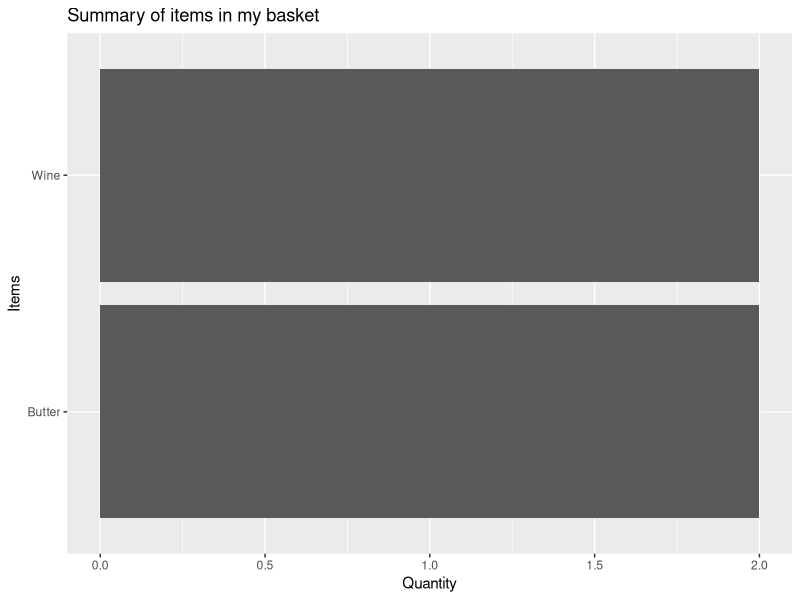

Here is the R script that generated this plot:
############# chapter 1
############# https://learn.datacamp.com/courses/market-basket-analysis-in-r
ipak <- function(pkg){
  new.pkg <- pkg[!(pkg %in% installed.packages()[, "Package"])]
  if (length(new.pkg))
    install.packages(new.pkg, dependencies = TRUE)
  try(sapply(pkg, require, character.only = TRUE), silent = TRUE)
}
packages <- c("dplyr","tidyr","ggplot2")
ipak(packages)
# Market basket introduction
# chapter 1: introduction to market basket analysis
# chapter 2: metrics and techniques in market basket analysis
# chapter 3: visualization in market basket analysis
# chapter 4: (go beyond retail) Case study: movie recommendations @ movielens

# basket = collection of items
# products at supermarket
# products on online website
# datacamp courses
# movies by users

# grocery store example: what's in the store

store = c("Bread","Butter", "Cheese", "Wine")

set.seed(1234)
n_items = 4
my_basket = data.frame(TID = rep(1, n_items),
                       Product = sample(store, n_items, replace = TRUE))



# The focus on the market basket analysis
# is rather on the which products than
# on the how much

# one record per item purchased

my_basket = my_basket %>% add_count(Product) %>% 
  unique() %>% rename(Quantity = n)

# 
n_distinct(my_basket$Product)

# 
my_basket %>% summarize(sum(Quantity))

# Visualizing items in my basket
ggplot(my_basket, 
       aes(x = reorder(Product, Quantity),
           y = Quantity)) + geom_col() +
  coord_flip() + xlab("Items") + 
  ggtitle("Summary of items in my basket")

# Why are we looking at my basket?
# Question: Is there any relationship between items
# within a basket?

# Your basket @ the grocery store
# Your amazon shopping cart
# Your courses @ Datacamp, e.g., intro to R
# and intermediate R



# Item combinations
# Sets, subsets, and supersets
# itemset 
# What's the set of all possible subsets of X?
# intersections and unions
# 
A = c("Bread", "Butter")
B = c("Bread", "Wine")

intersect(A, B)

# 
union(A, B)

# how many baskets of size k from a
# set of size n
# n choose k

# how many possible baskets?
# Newton binom formula
# \sum k = 0, n n choose k = 2^n

# choose function
# plotting number of combinations
# use stat_function
# to plot function

# # Define number of items 
# n_items = 50
# 
# # Specify the function to be plotted
# fun_combi = function(x) choose(n_items, x)
# 
# # Plot the number of combinations
# ggplot(data = data.frame(x = 0), mapping = aes(x = x)) +
#   stat_function(fun = fun_combi) + xlim(0,n_items)


# # Define number of items 
# n_items = 100
# 
# # Specify the function to be plotted
# fun_combi = function(x) choose(n_items, x)
# 
# # Plot the number of combinations
# ggplot(data = data.frame(x = 0), mapping = aes(x = x)) +
#   stat_function(fun = fun_combi) + xlim(0,n_items)



# market basket analysis
# multiple baskets @ grocery store
# If 100 customers visit the grocery
# store, can we find associations of items
# that occur together?

# if this, then that
# learning from multiple baskets
# E-commerce: customers who bought this 
# also bought this

# Retail: iterms which
# are bundled or placed together

# Social media: Friends and connections recommendation

# videos and movies recommendation

# multiple baskets

# Basket id
# Product 

# What's in our baskets?
# n_distinct()

# using group_by, n() for size
# n_discinct() for # of distinct items

# how big are baskets?
# ggplot + geom_bar

# Specific products in the baskets
# Association rule mining: fiding
# frequent co-occuring associations 
# among a collection of items

# Bread -> butter
# Let's play with baskets




